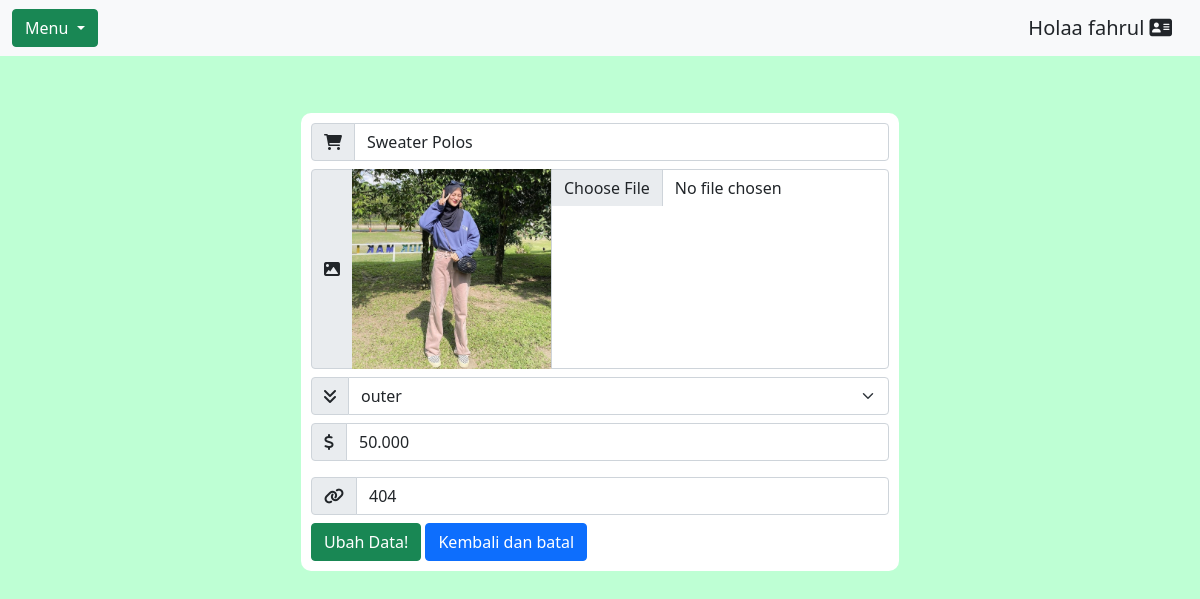
The page /view/admin/updateProduct.php?id=13 (signed in) on the database its author committed.
### tables this page shows
CREATE TABLE `firstshop` (
  `id` int(11) NOT NULL,
  `productName` varchar(300) NOT NULL,
  `productCategory` varchar(200) NOT NULL,
  `productImage` varchar(300) NOT NULL,
  `productPrice` varchar(100) NOT NULL,
  `productOwner` varchar(500) NOT NULL,
  `productLink` varchar(500) NOT NULL
);

### model/dbConfig.php (called while the page is built, shortened)
<?php
$conn = mysqli_connect("localhost", "id19968197_fahrul", "@I9g?^2-~[\Eh(\h", "id19968197_affiliate");
function query($query)
{
    global $conn;
    $result = mysqli_query($conn, $query);
    $rows = [];
    while ($row = mysqli_fetch_assoc($result)) {
        $rows[] = $row;
    }
    return $rows;
}

### view/admin/updateProduct.php (the view, shortened to what this page needs)
<?php
require '../../model/dbConfig.php';
require '../../assets/css/admin/headerAdmin.php';
require '../../assets/css/admin/navbarAdmin.php';
$id = $_GET["id"];
$username = $_SESSION['username'];
$produk = query("SELECT * FROM firstshop WHERE productOwner = '$username' AND id = $id")[0];
?>
<body>
    <div class="container">
        <div class="inputData">
            <form accept="" method="post" enctype="multipart/form-data">
                <div class="input-group flex-nowrap mb-2">
                    <span class="input-group-text" id="addon-wrapping"><i class="fas fa-shopping-cart" aria-hidden="true"></i></span>
                    <input name="productName" value="<?= $produk["productName"]; ?>" id="productName" type="text" class="form-control" placeholder="Nama Produk..." aria-label="Username" aria-describedby="addon-wrapping">
                </div>
                <div class="input-group mb-2">
                    <label class="input-group-text" for="inputGroupFile01"><i class="fas fa-image" aria-hidden="true"></i></label>
                    <img width="200px" src="../../assets/img/dbs/<?php echo $produk['productImage']; ?>">
                    <input name="productImage" value="<?= $produk["productImage"]; ?>" type="file" class="form-control" id="inputGroupFile01">
                </div>
                <div class="input-group mb-2">
                    <label class="input-group-text" for="inputGroupSelect01"><i class="fas fa-angle-double-down" aria-hidden="true"></i></label>
                    <select name="productCategory" class="form-select" id="inputGroupSelect01">
                        <option selected><?= $produk["productCategory"]; ?></option>
                    </select>
                </div>
                <div class="input-group flex-nowrap mb-2">
                    <span class="input-group-text" id="addon-wrapping"><i class="fas fa-dollar-sign" aria-hidden="true"></i></span>
                    <input name="productPrice" value="<?= $produk["productPrice"]; ?>" id="productPrice" type="text" class="form-control" placeholder="Harga Produk..." aria-label="Username" aria-describedby="addon-wrapping">
                </div>
                <div class="input-group flex-nowrap mb-2">
                    <span class="input-group-text" id="addon-wrapping"><i class="fa fa-link" aria-hidden="true"></i></span>
                    <input name="productLink" id="productLink" value="<?= $produk["productLink"]; ?>" type="text" class="form-control" placeholder="Link Pembelian..." aria-label="Username" aria-describedby="addon-wrapping">
                </div>
                <button name="submit" id="submit" type="submit" class="btn btn-success">Ubah Data!</button>
                <a class="btn btn-primary" href="index.php" role="button">Kembali dan batal</a>
            </form>
        </div>
    </div>

### view/admin/updateProduct.php (style rules this page uses)
body { margin-top: 75px; background-color: #beffd4; }
.container { display: flex; justify-content: center; align-items: center; margin-top: 9%; }
.inputData { background-color: #fff; margin: 5px 5px; padding: 10px; border-radius: 10px; }

### rows shown on the page
firstshop: productName "Sweater Polos", productImage (picture), productCategory "outer", productPrice "50.000", productLink "404"

### other values the page prints
$username "fahrul"
